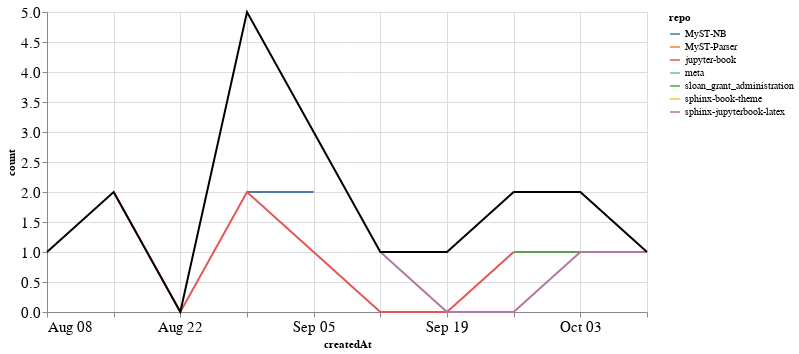

This figure's notebook cell:
### Markdown cell above
### PRs

### Code cell
prs_time = prs.groupby('repo').resample('W', on='createdAt').count()['author'].reset_index()
prs_time = prs_time.rename(columns={'author': 'count'})
prs_time_total = prs_time.groupby('createdAt').agg({"count": "sum"}).reset_index()

ch1 = alt.Chart(prs_time, width=600).mark_line().encode(
    x='createdAt',
    y='count',
    color='repo',
    tooltip="repo"
)

ch2 = alt.Chart(prs_time_total, width=600).mark_line(color="black").encode(
    x='createdAt',
    y='count',
)

ch1 + ch2

### Figure 1 — Vega-Lite specification as saved in the notebook (floating-point values rounded to 4 significant figures)
{"config": {"axisLeft": {"labelFontSize": 15}, "axisBottom": {"labelFontSize": 15}}, "layer": [{"data": {"name": "data-c57fcc6946e31b4789d34ebffcae73ec"}, "mark": "line", "encoding": {"color": {"type": "nominal", "field": "repo"}, "tooltip": {"type": "nominal", "field": "repo"}, "x": {"type": "temporal", "field": "createdAt"}, "y": {"type": "quantitative", "field": "count"}}, "width": 600}, {"data": {"name": "data-0e95f49dd11b71f6cb28615d0b777bce"}, "mark": {"type": "line", "color": "black"}, "encoding": {"x": {"type": "temporal", "field": "createdAt"}, "y": {"type": "quantitative", "field": "count"}}, "width": 600}], "$schema": "https://vega.github.io/schema/vega-lite/v4.8.1.json", "datasets": {"data-c57fcc6946e31b4789d34ebffcae73ec": [{"repo": "MyST-NB", "createdAt": "2021-08-29T00:00:00", "count": 2}, {"repo": "MyST-NB", "createdAt": "2021-09-05T00:00:00", "count": 2}, {"repo": "MyST-Parser", "createdAt": "2021-08-29T00:00:00", "count": 1}, {"repo": "jupyter-book", "createdAt": "2021-08-15T00:00:00", "count": 2}, {"repo": "jupyter-book", "createdAt": "2021-08-22T00:00:00", "count": 0}, {"repo": "jupyter-book", "createdAt": "2021-08-29T00:00:00", "count": 2}, {"repo": "jupyter-book", "createdAt": "2021-09-05T00:00:00", "count": 1}, {"repo": "jupyter-book", "createdAt": "2021-09-12T00:00:00", "count": 0}, {"repo": "jupyter-book", "createdAt": "2021-09-19T00:00:00", "count": 0}, {"repo": "jupyter-book", "createdAt": "2021-09-26T00:00:00", "count": 1}, {"repo": "meta", "createdAt": "2021-08-08T00:00:00", "count": 1}, {"repo": "sloan_grant_administration", "createdAt": "2021-09-26T00:00:00", "count": 1}, {"repo": "sloan_grant_administration", "createdAt": "2021-10-03T00:00:00", "count": 1}, {"repo": "sphinx-book-theme", "createdAt": "2021-09-19T00:00:00", "count": 1}, {"repo": "sphinx-jupyterbook-latex", "createdAt": "2021-09-12T00:00:00", "count": 1}, {"repo": "sphinx-jupyterbook-latex", "createdAt": "2021-09-19T00:00:00", "count": 0}, {"repo": "sphinx-jupyterbook-latex", "createdAt": "2021-09-26T00:00:00", "count": 0}, {"repo": "sphinx-jupyterbook-latex", "createdAt": "2021-10-03T00:00:00", "count": 1}, {"repo": "sphinx-jupyterbook-latex", "createdAt": "2021-10-10T00:00:00", "count": 1}], "data-0e95f49dd11b71f6cb28615d0b777bce": [{"createdAt": "2021-08-08T00:00:00", "count": 1}, {"createdAt": "2021-08-15T00:00:00", "count": 2}, {"createdAt": "2021-08-22T00:00:00", "count": 0}, {"createdAt": "2021-08-29T00:00:00", "count": 5}, {"createdAt": "2021-09-05T00:00:00", "count": 3}, {"createdAt": "2021-09-12T00:00:00", "count": 1}, {"createdAt": "2021-09-19T00:00:00", "count": 1}, {"createdAt": "2021-09-26T00:00:00", "count": 2}, {"createdAt": "2021-10-03T00:00:00", "count": 2}, {"createdAt": "2021-10-10T00:00:00", "count": 1}]}}
